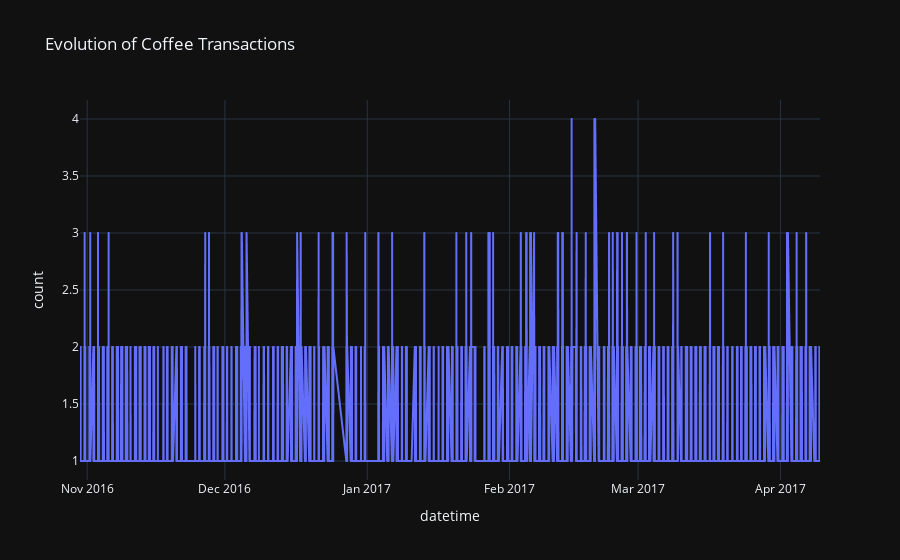

Notebook code cell kept with this figure:
### Code cell
# Filter for 'Coffee' and group by time
coffee_counts = (pos[pos['item'] == 'Coffee'].groupby('datetime').size().reset_index(name='count'))

px.line(coffee_counts, x='datetime', y='count', title='Evolution of Coffee Transactions', template= 'plotly_dark')

### Figure 1 — Plotly figure (JSON) as saved in the notebook; plotly's stock layout.template omitted (floating-point values rounded to 4 significant figures; data arrays with more than 128 entries replaced by an {"elided": "..."} marker saying what was removed)
{"data": [{"hovertemplate": "datetime=%{x}<br>count=%{y}<extra></extra>", "legendgroup": "", "line": {"color": "#636efa", "dash": "solid"}, "marker": {"symbol": "circle"}, "mode": "lines", "name": "", "showlegend": false, "type": "scattergl", "x": {"elided": "4528 str values"}, "xaxis": "x", "y": {"elided": "4528 int values"}, "yaxis": "y"}], "layout": {"legend": {"tracegroupgap": 0}, "title": {"text": "Evolution of Coffee Transactions"}, "xaxis": {"anchor": "y", "domain": [0, 1], "title": {"text": "datetime"}}, "yaxis": {"anchor": "x", "domain": [0, 1], "title": {"text": "count"}}}}
